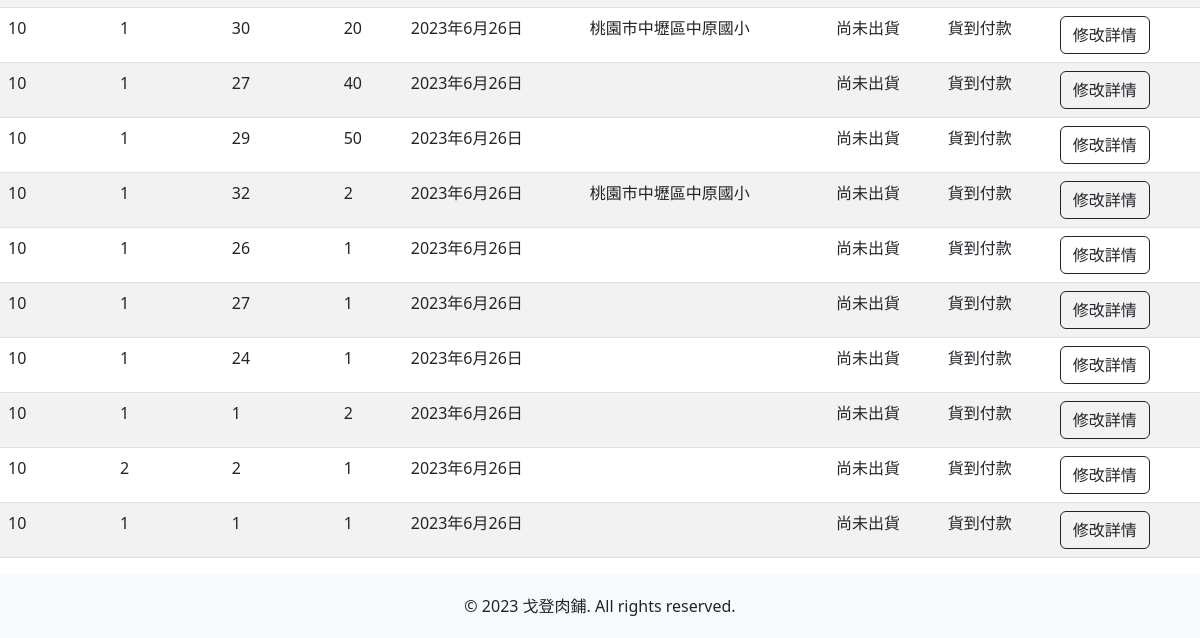
/orders_view/ (lower part), run on an earlier commit of the app's database.
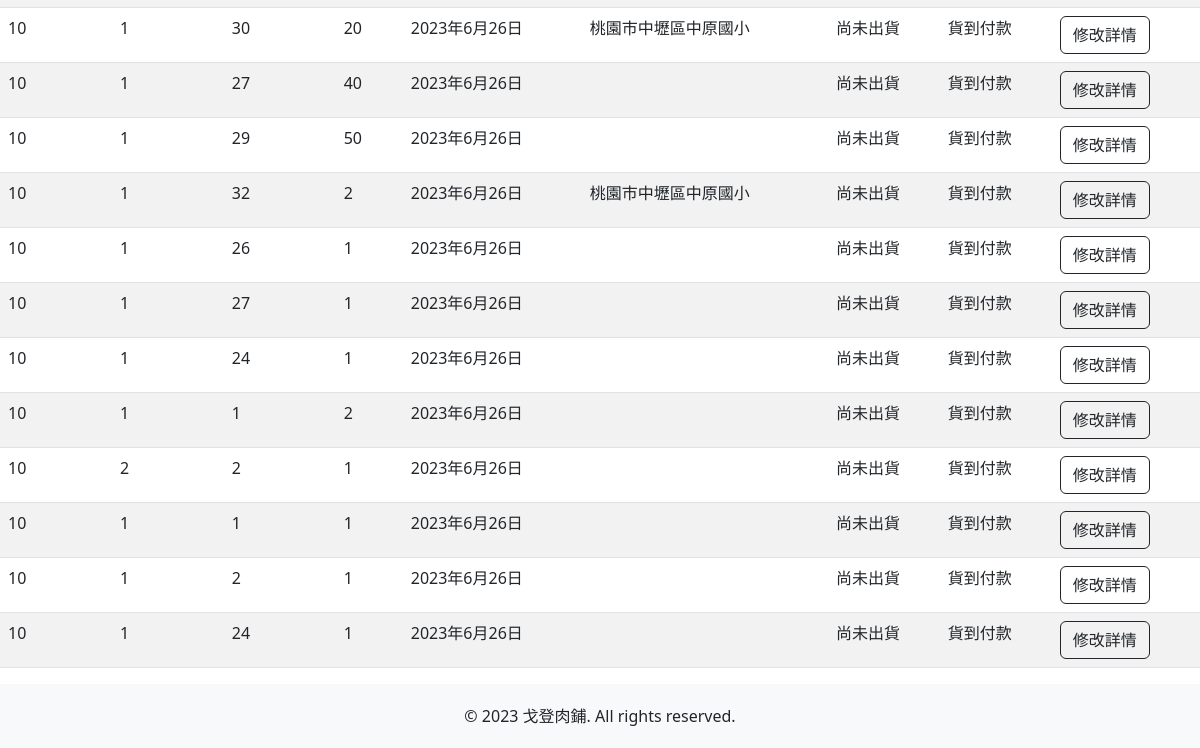
And on a later commit of the database.
### mywebsite/models.py (models this page shows)
class order_detail(models.Model):
    PAYMENT_METHOD_CHOICES = [
        ('COD', '貨到付款'),
        ('CC', '刷卡'),
        ('CVS', '超商'),
    ]
    ORDER_STATUS_CHOICES = [
        ('NOT_SHIPPED', '尚未出貨'),
        ('SHIPPED', '已出貨'),
        ('ARRIVED', '已抵達'),
    ]
    ODID = models.AutoField('訂單明細編號', primary_key=True)
    OID = models.IntegerField('訂單編號')
    MID = models.CharField('會員編號', max_length=1000)
    PID = models.CharField('產品編號', max_length=1000)
    PNUM = models.IntegerField('數量')
    ODate = models.DateField('訂單日期', auto_now_add=True)
    OAddr = models.CharField('配送地址', max_length=100)
    OStatus = models.CharField('訂單狀態',max_length=12, choices=ORDER_STATUS_CHOICES, default='NOT_SHIPPED')
    OPayment = models.CharField('付款方式',max_length=3, choices=PAYMENT_METHOD_CHOICES, default='COD')

### mywebsite/views.py (the view)
# urls.py: path('orders_view/', views.orders_view),
def orders_view(request):
    ord = order_detail.objects.all()
    return render(request, 'orders_page.html', locals())

### templates/orders_page.html (shortened to what this page needs)
<!DOCTYPE html>
<html>
    <head>
        <link href="https://cdn.jsdelivr.net/npm/bootstrap@5.3.0-alpha3/dist/css/bootstrap.min.css" rel="stylesheet">
        {% load static %}
        <link href="{% static 'css/styles.css'%}" rel="stylesheet" />
        <link rel="stylesheet" href="https://use.fontawesome.com/releases/v5.6.3/css/all.css"
>
    </head>
    <body id="page-top">
        <div id = "order">
            <div class="table-responsive">
              <table class="table table-striped table-hover table-custom">
                <thead class="thead-dark">
                <tbody>
                  {% for o in ord %}
                  <tr>
                    <form action="/or_e_view/" method = "POST">{% csrf_token %}
                      <td>{{ o.OID }}</td>
                      <td>{{ o.MID }}</td>
                      <td>{{ o.PID }}</td>
                      <td>{{ o.PNUM }}</td>
                      <td>{{ o.ODate }}</td>
                      <td>{{ o.OAddr }}</td>
                      <td>
                        {% if o.OStatus == 'NOT_SHIPPED' %}尚未出貨{% endif %}
                      </td>
                      <td>
                        {% if o.OPayment == 'COD' %}貨到付款{% endif %}
                      </td>
                      <td>
                        <input type="submit" value="修改詳情" class="btn btn-outline-dark">
                      </td>
                    </form>
                  </tr>
                  {% endfor %}
              </table>
            </div>
          </div>
    <footer class="footer">
        <div class="container">
            <span>© 2023 戈登肉鋪. All rights reserved.</span>
        </div>
    </footer>
</body>
</html>

### static/css/styles.css (style rules this page uses)
.footer { background-color: #f8f9fa; padding: 20px 0; text-align: center; }

### templates/orders_page.html (style rules this page uses)
.table-custom tbody tr:nth-child(even) { background-color: #f2f2f2; }
.table-custom tbody tr:nth-child(odd) { background-color: #bebdbd; }
.table-hover tbody tr { transition: 0.5s; }

What changed in the data, as far as the page shows it:
added order_detail: OID "10", MID "1", PID "2", PNUM "1", ODate "2023年6月26日", OStatus "尚未出貨", OPayment "貨到付款"
added order_detail: OID "10", MID "1", PID "24", PNUM "1", ODate "2023年6月26日", OStatus "尚未出貨", OPayment "貨到付款"
